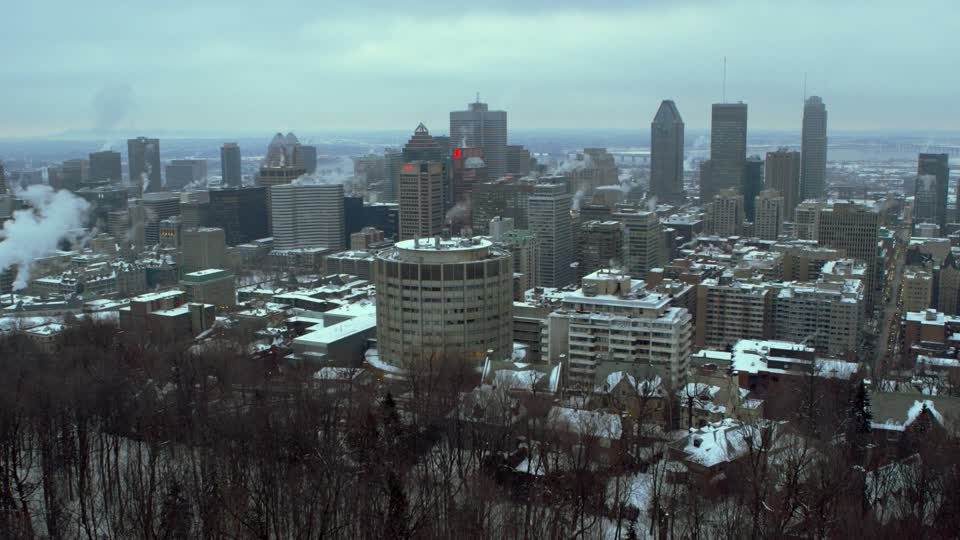
#> input picture city-silhouette.jpg, 960 x 540 px
$ python -i videofx.py   (imports and definitions only)
#> lines starting #> are read from the running program, lines starting #| are printed output that depends on the picture; after the words box and inside, x2 and y2 are one past the last pixel; in counts of white or black regions, pixels touching at a corner belong together
import cv2
from moviepy.editor import VideoFileClip


# [1 line that did not run here, left out]


def binarize(frame, blur_radius=5):
#> called with blur_radius = 5
    gray = cv2.cvtColor(frame, cv2.COLOR_RGB2GRAY)
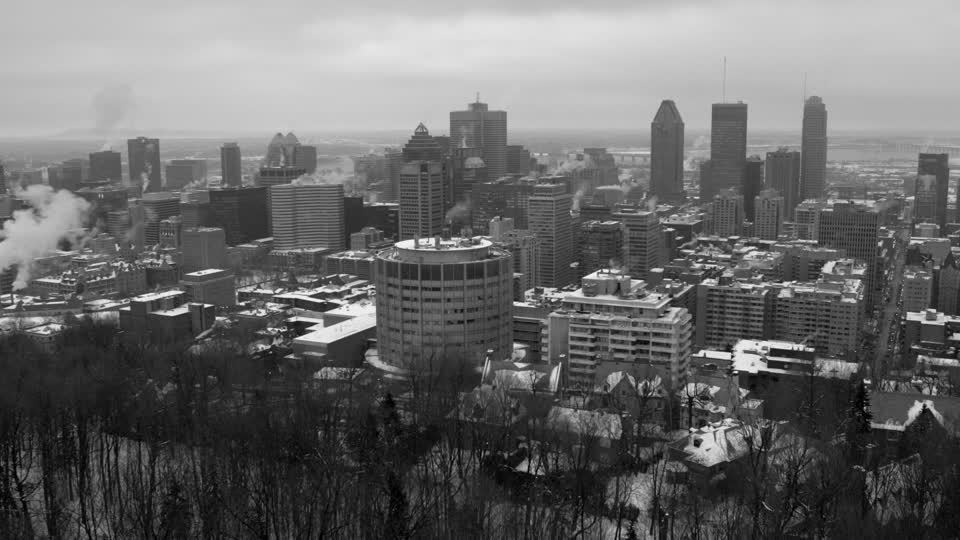
#> gray: shape (540, 960); min 0, max 248, mean 105.6

    if blur_radius > 0:
        gray = cv2.GaussianBlur(gray, (blur_radius, blur_radius), 0)

    _, binimg = cv2.threshold(gray, 0, 255, cv2.THRESH_BINARY + cv2.THRESH_OTSU)
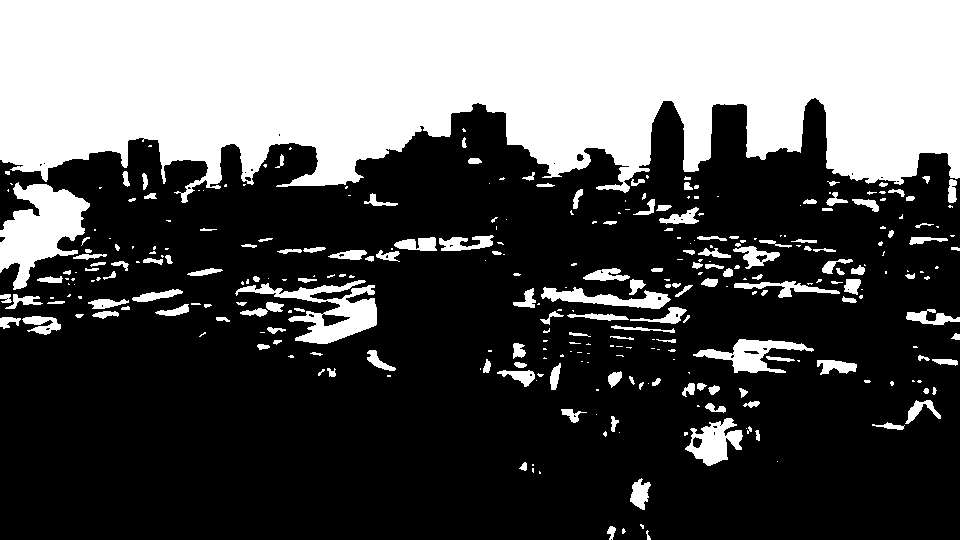
#> binimg: shape (540, 960); 34.4% white; 321 white regions (161 under 20 px), largest, box (x1, y1, x2, y2) and area: (0, 0, 960, 203) 147665, (0, 182, 90, 290) 5197, (235, 280, 377, 344) 3293

    return cv2.cvtColor(binimg, cv2.COLOR_GRAY2RGB)


# [1 line that did not run here, left out]
# get_frame!

# [1 line not run here, left out]


# for frame in input_clip.iter_frames():
#     frame = binarize(frame, 5)

>>> import cv2
>>> picture = cv2.cvtColor(cv2.imread('city-silhouette.jpg'), cv2.COLOR_BGR2RGB)
>>> result = binarize(picture)
